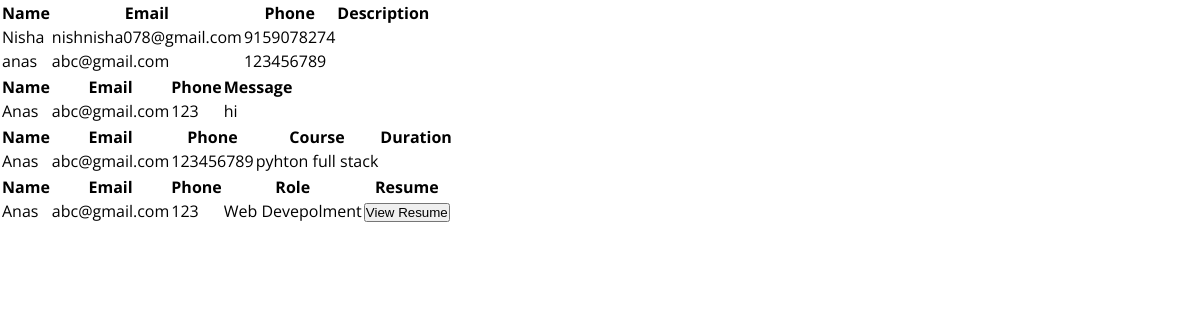
Page /forms/ on the earlier database version.
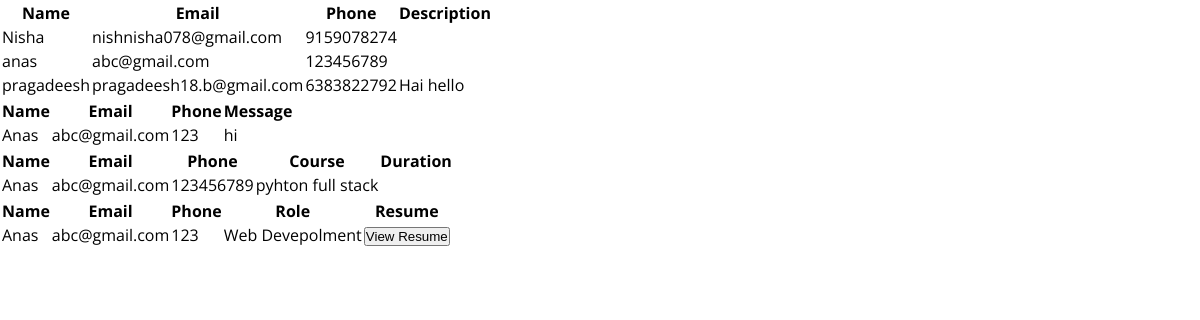
Same page on the later database version.
### app1/models.py (models this page shows, shortened)
class CallReq(models.Model):
    name=models.CharField(max_length=50)
    email=models.EmailField()
    phone=models.CharField(max_length=10)
    description=models.TextField(blank=False)

class contactMsg(models.Model):
    name=models.CharField(max_length=50)
    email=models.EmailField()
    phone=models.CharField(max_length=10)
    message=models.TextField(blank=False)

class Intermship(models.Model):
    name=models.CharField(max_length=20)
    email=models.EmailField()
    phone=models.CharField(max_length=10)
    course=models.CharField(max_length=20)
    duration=models.CharField(max_length=20)

class Careers(models.Model):
    name=models.CharField(max_length=20)
    email=models.EmailField()
    phone=models.CharField(max_length=10)
    role=models.CharField(max_length=10)
    resume=models.FileField(upload_to="resume/")

### app1/views.py (the view)
# urls.py: path('forms/',views.forms,name="form"),
def forms(request):
    form1=CallReq.objects.all()
    form2=contactMsg.objects.all()
    form3=Intermship.objects.all()
    form4=Careers.objects.all()
    context={
        'form1':form1,
        'form2':form2,
        'form3':form3,
        'form4':form4,
    }
    return render(request,"formviews.html",context)

### templates/formviews.html
{% extends 'base.html' %}
{% block content %}
<section class="table">
    <table class="tables">
        <thead>
            <th>Name</th>
            <th>Email</th>
            <th>Phone</th>
            <th>Description</th>
        </thead>
        <tbody>
            {% for form in form1 %}
                <tr>
                    <td>{{form.name}}</td>
                    <td>{{form.email}}</td>
                    <td>{{form.phone}}</td>
                    <td>{{form.description}}</td>
                </tr>
            {% endfor %}
        </tbody>
    </table>
    <table class="tables">
        <thead>
            <th>Name</th>
            <th>Email</th>
            <th>Phone</th>
            <th>Message</th>
        </thead>
        <tbody>
            {% for form in form2 %}
                <tr>
                    <td>{{form.name}}</td>
                    <td>{{form.email}}</td>
                    <td>{{form.phone}}</td>
                    <td>{{form.message}}</td>
                </tr>
            {% endfor %}
        </tbody>
    </table>
    <table class="tables">
        <thead>
            <th>Name</th>
            <th>Email</th>
            <th>Phone</th>
            <th>Course</th>
            <th>Duration</th>
        </thead>
        <tbody>
            {% for form in form3 %}
                <tr>
                    <td>{{form.name}}</td>
                    <td>{{form.email}}</td>
                    <td>{{form.phone}}</td>
                    <td>{{form.course}}</td>
                    <td>{{form.duration}}</td>
                </tr>
            {% endfor %}
        </tbody>
    </table>
    <table class="tables">
        <thead>
            <th>Name</th>
            <th>Email</th>
            <th>Phone</th>
            <th>Role</th>
            <th>Resume</th>
        </thead>
        <tbody>
            {% for form in form4 %}
                <tr>
                    <td>{{form.name}}</td>
                    <td>{{form.email}}</td>
                    <td>{{form.phone}}</td>
                    <td>{{form.role}}</td>
                    <td><a href="{{form.resume}}"><button>View Resume</button></a></td>
                </tr>
            {% endfor %}
        </tbody>
    </table>
</section>
{% endblock %}

Differences in the rows shown:
added CallReq: name "pragadeesh", email "pragadeesh18.b@gmail.com", phone "6383822792", description "Hai hello"
